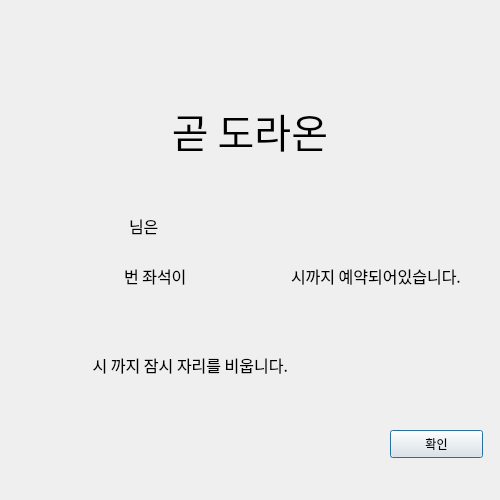
<?xml version="1.0" encoding="UTF-8"?>
<ui version="4.0">
 <class>window_42</class>
 <widget class="QDialog" name="window_42">
  <property name="geometry">
   <rect>
    <x>0</x>
    <y>0</y>
    <width>500</width>
    <height>500</height>
   </rect>
  </property>
  <property name="windowTitle">
   <string>Dialog</string>
  </property>
  <widget class="QLabel" name="SelectText_2">
   <property name="geometry">
    <rect>
     <x>0</x>
     <y>80</y>
     <width>500</width>
     <height>100</height>
    </rect>
   </property>
   <property name="font">
    <font>
     <family>HY견고딕</family>
     <pointsize>30</pointsize>
    </font>
   </property>
   <property name="text">
    <string>곧 도라온</string>
   </property>
   <property name="alignment">
    <set>Qt::AlignCenter</set>
   </property>
  </widget>
  <widget class="QPushButton" name="SelectButton">
   <property name="geometry">
    <rect>
     <x>390</x>
     <y>430</y>
     <width>93</width>
     <height>28</height>
    </rect>
   </property>
   <property name="font">
    <font>
     <family>HY견고딕</family>
    </font>
   </property>
   <property name="text">
    <string>확인</string>
   </property>
  </widget>
  <widget class="QLabel" name="label_4">
   <property name="geometry">
    <rect>
     <x>39</x>
     <y>330</y>
     <width>421</width>
     <height>70</height>
    </rect>
   </property>
   <property name="font">
    <font>
     <family>HY견고딕</family>
     <pointsize>12</pointsize>
    </font>
   </property>
   <property name="text">
    <string>               시 까지 잠시 자리를 비웁니다.</string>
   </property>
  </widget>
  <widget class="QLabel" name="CurrentTime_2">
   <property name="geometry">
    <rect>
     <x>55</x>
     <y>330</y>
     <width>80</width>
     <height>70</height>
    </rect>
   </property>
   <property name="font">
    <font>
     <family>HY견고딕</family>
     <pointsize>12</pointsize>
    </font>
   </property>
   <property name="text">
    <string/>
   </property>
   <property name="alignment">
    <set>Qt::AlignRight|Qt::AlignTrailing|Qt::AlignVCenter</set>
   </property>
  </widget>
  <widget class="QWidget" name="layoutWidget">
   <property name="geometry">
    <rect>
     <x>40</x>
     <y>200</y>
     <width>421</width>
     <height>51</height>
    </rect>
   </property>
   <layout class="QHBoxLayout" name="horizontalLayout">
    <item>
     <widget class="QLabel" name="CurrentID">
      <property name="font">
       <font>
        <family>HY견고딕</family>
        <pointsize>12</pointsize>
       </font>
      </property>
      <property name="text">
       <string/>
      </property>
      <property name="alignment">
       <set>Qt::AlignLeading|Qt::AlignLeft|Qt::AlignVCenter</set>
      </property>
     </widget>
    </item>
    <item>
     <widget class="QLabel" name="label_7">
      <property name="font">
       <font>
        <family>HY견고딕</family>
        <pointsize>12</pointsize>
       </font>
      </property>
      <property name="text">
       <string>님은</string>
      </property>
     </widget>
    </item>
    <item>
     <spacer name="horizontalSpacer">
      <property name="orientation">
       <enum>Qt::Horizontal</enum>
      </property>
      <property name="sizeType">
       <enum>QSizePolicy::Fixed</enum>
      </property>
      <property name="sizeHint" stdset="0">
       <size>
        <width>250</width>
        <height>20</height>
       </size>
      </property>
     </spacer>
    </item>
   </layout>
  </widget>
  <widget class="QWidget" name="layoutWidget_2">
   <property name="geometry">
    <rect>
     <x>40</x>
     <y>250</y>
     <width>421</width>
     <height>51</height>
    </rect>
   </property>
   <layout class="QHBoxLayout" name="horizontalLayout_2">
    <item>
     <widget class="QLabel" name="CurrentSeat">
      <property name="font">
       <font>
        <family>HY견고딕</family>
        <pointsize>12</pointsize>
       </font>
      </property>
      <property name="text">
       <string/>
      </property>
      <property name="alignment">
       <set>Qt::AlignRight|Qt::AlignTrailing|Qt::AlignVCenter</set>
      </property>
     </widget>
    </item>
    <item>
     <widget class="QLabel" name="label_5">
      <property name="font">
       <font>
        <family>HY견고딕</family>
        <pointsize>12</pointsize>
       </font>
      </property>
      <property name="text">
       <string>번 좌석이</string>
      </property>
     </widget>
    </item>
    <item>
     <widget class="QLabel" name="CurrentTime">
      <property name="font">
       <font>
        <family>HY견고딕</family>
        <pointsize>12</pointsize>
       </font>
      </property>
      <property name="text">
       <string/>
      </property>
      <property name="alignment">
       <set>Qt::AlignRight|Qt::AlignTrailing|Qt::AlignVCenter</set>
      </property>
     </widget>
    </item>
    <item>
     <widget class="QLabel" name="label_6">
      <property name="font">
       <font>
        <family>HY견고딕</family>
        <pointsize>12</pointsize>
       </font>
      </property>
      <property name="text">
       <string>시까지 예약되어있습니다.</string>
      </property>
     </widget>
    </item>
   </layout>
  </widget>
 </widget>
 <resources/>
 <connections/>
</ui>
